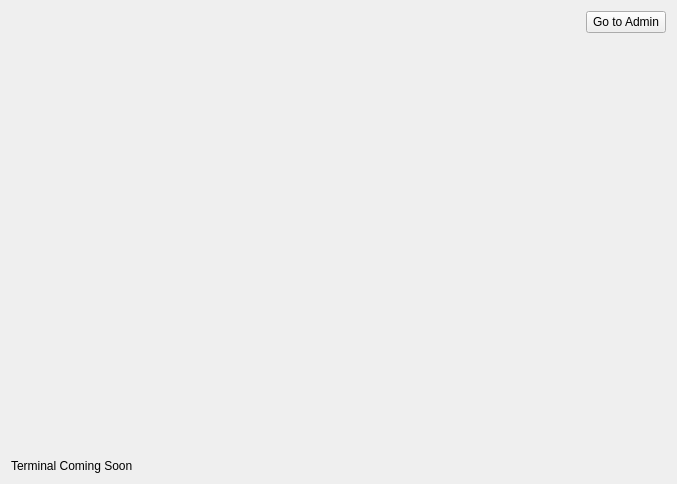
<?xml version="1.0" encoding="UTF-8"?>
<ui version="4.0">
 <class>TerminalWidget</class>
 <widget class="QWidget" name="TerminalWidget">
  <property name="geometry">
   <rect>
    <x>0</x>
    <y>0</y>
    <width>677</width>
    <height>484</height>
   </rect>
  </property>
  <property name="windowTitle">
   <string>Form</string>
  </property>
  <layout class="QVBoxLayout" name="verticalLayout">
   <item>
    <layout class="QHBoxLayout" name="horizontalLayout">
     <item>
      <spacer name="horizontalSpacer">
       <property name="orientation">
        <enum>Qt::Orientation::Horizontal</enum>
       </property>
       <property name="sizeHint" stdset="0">
        <size>
         <width>40</width>
         <height>20</height>
        </size>
       </property>
      </spacer>
     </item>
     <item>
      <widget class="QPushButton" name="btnGoToAdmin">
       <property name="text">
        <string>Go to Admin</string>
       </property>
      </widget>
     </item>
    </layout>
   </item>
   <item>
    <spacer name="verticalSpacer">
     <property name="orientation">
      <enum>Qt::Orientation::Vertical</enum>
     </property>
     <property name="sizeHint" stdset="0">
      <size>
       <width>20</width>
       <height>40</height>
      </size>
     </property>
    </spacer>
   </item>
   <item>
    <widget class="QLabel" name="label">
     <property name="text">
      <string>Terminal Coming Soon</string>
     </property>
    </widget>
   </item>
  </layout>
 </widget>
 <resources/>
 <connections/>
</ui>
